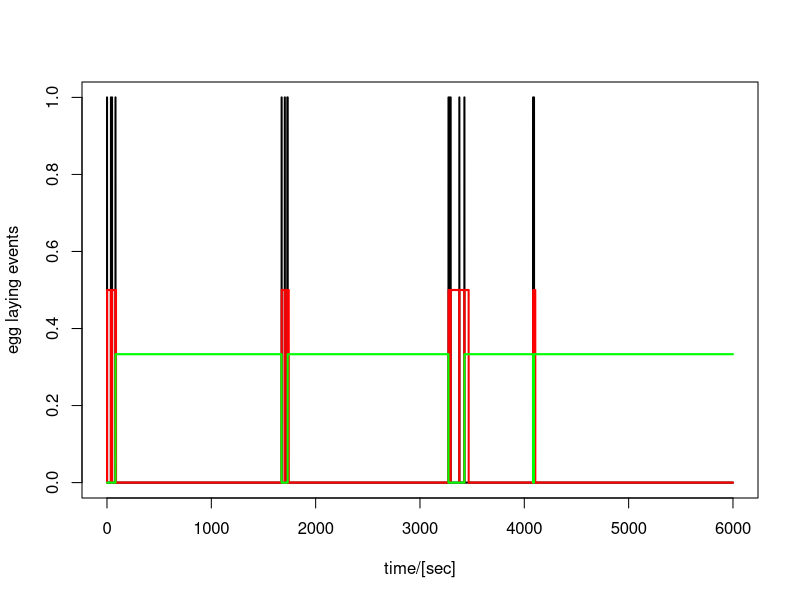
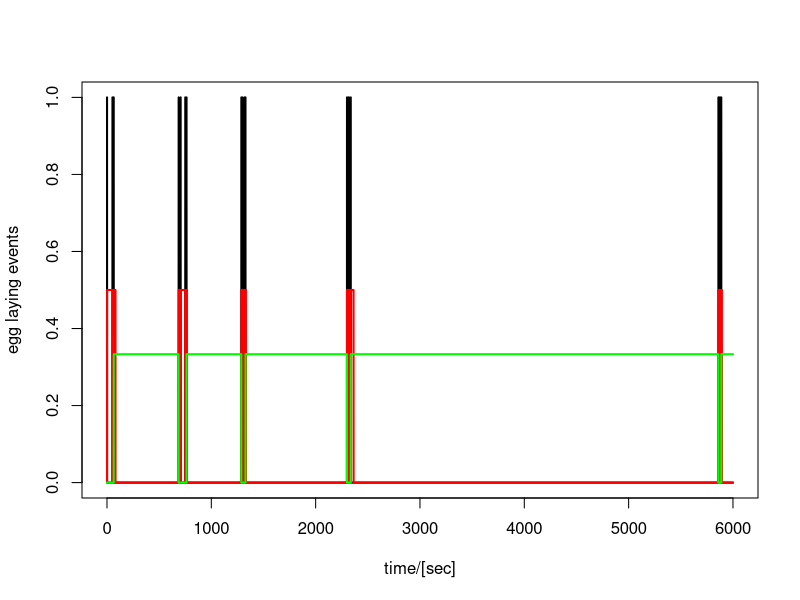
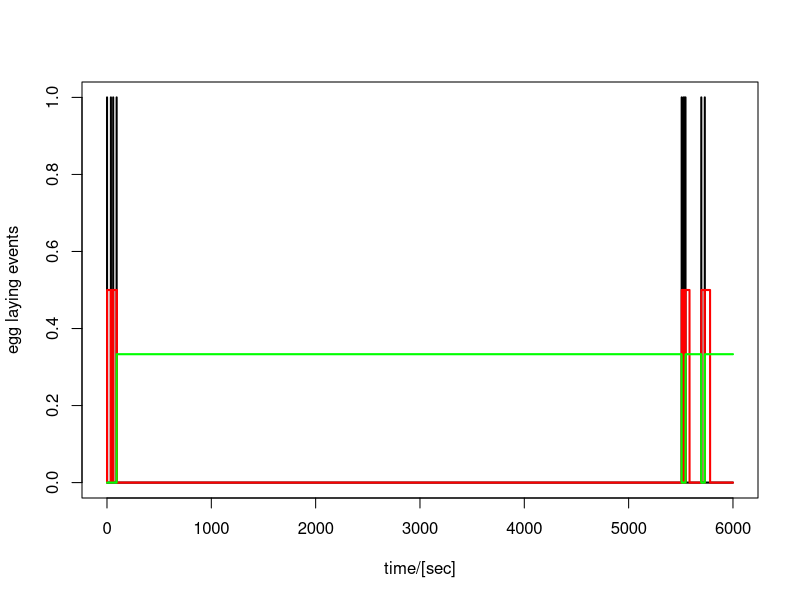
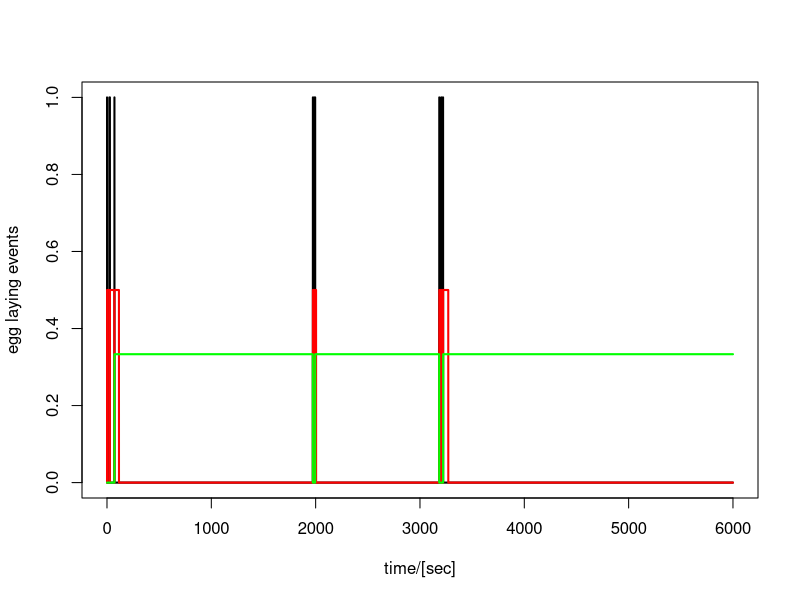
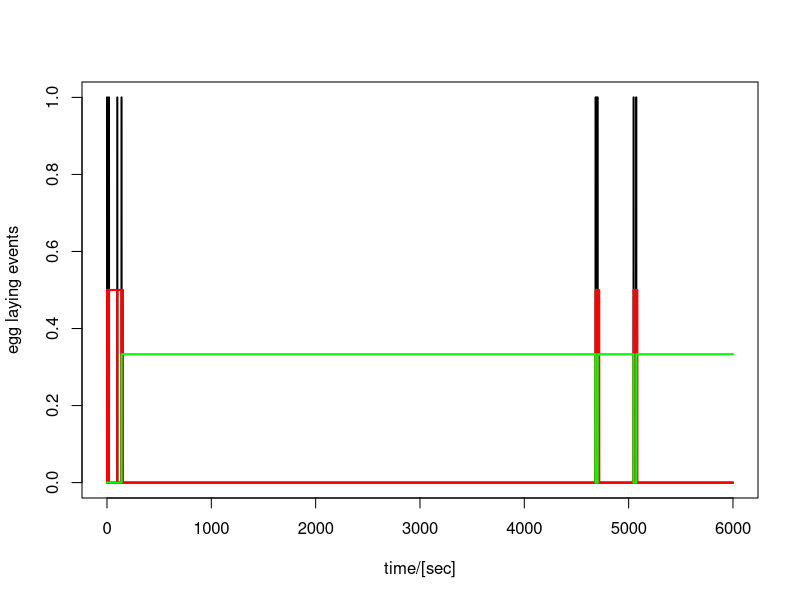
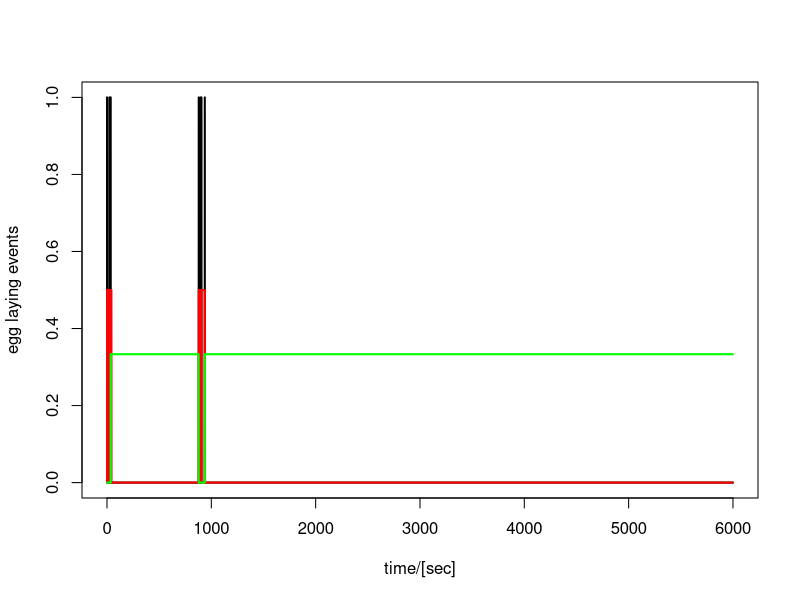
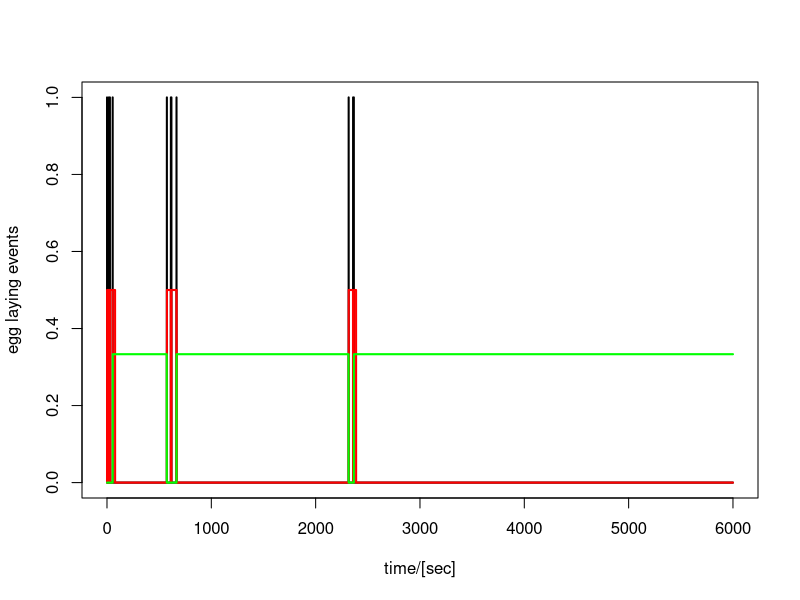
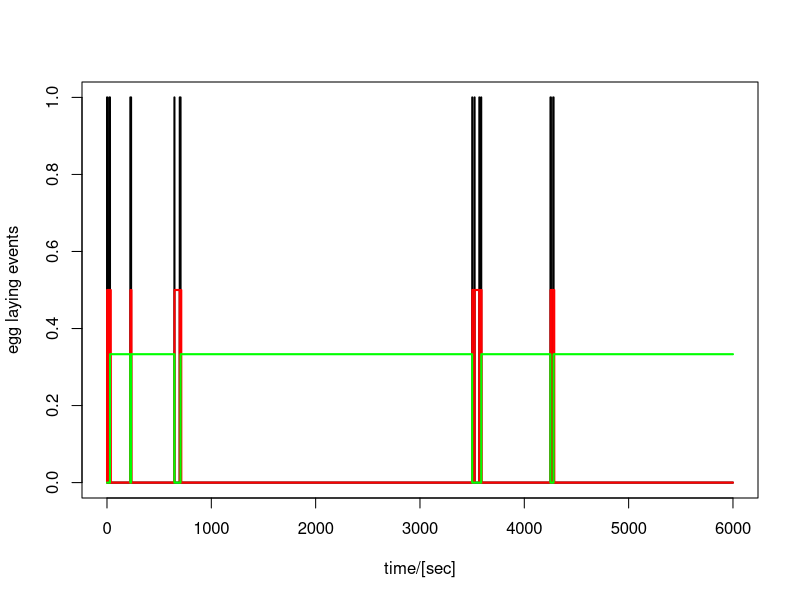

Source code (R) for these figures, in order:
#####################################################
#
# Simulation of the C.elegans egg-laying circuit
#
#####################################################
#
# Zhang Mi, William R. Schafer, R. Breitling
#
#####################################################


# Parameters 
timepoints = 12000
tau = 0.5						# size of simulation time step
N = 10; 						# replicates of stochastic simulation to be run

# Constants
Thalf=140  
p0=exp(-tau*log(2)/Thalf)			# half time of clearance is about 140 seconds.
lambda1 = 1/23*tau;
lambda2 = 1/1800*tau;
clusterN = 3                              # threshold indicating uv1 sensitivity to neurotransmitter and 
                                          # thus controlling the number of eggs per cluster

# Initial state transition probabilities
p1=1
p2=lambda1
p3=0
p4=lambda2
p5=0
p6=0
p7=1

eggnumber = CN = c();      			# output statistics: eggnumber = rate egg-laying events/second; CN, egg-laying events/cluster


for (k in 1:N) {

# Variable initialization
egg = eggn = 0
hsn = hsnn = 1
vc = vcn = 0
uv1 = uv1n = 0
count = 0
eggs = vcs = uv1s = counts = clusters = hsns = c()

for (t in 1:timepoints) {

	# update of probabilities and state transitions

 	if (egg==1) {p1=1} else {p1=0}

 	if (vc==0 && runif(1)<p1) {vcn = 1}      	               # vc switches from 0 to 1
 	if (vc==1 && runif(1)<p2) {vcn = 0}           	         # vc switches from 1 to 0
 
 	if (count>=clusterN) {p3=1} else {p3=0}

 	if (uv1==0 && runif(1)<p3) {uv1n = 1} 	        	   # uv1 change from 0 to 1
 	if (uv1==1 && runif(1)<p4) {uv1n = 0}                    # uv1 change from 1 to 0

 	if ((uv1+vc)==0) {p5=1} else {p5=0}

 	if (runif(1)<p5) {hsnn=1} else {hsnn=0}
 	if (hsnn==1) {p6=1} else {p6=0}                       

 	if (egg==0 && runif(1)<p6) {eggn=1}			         # egg-laying
 
 	if (egg==1 && runif(1)<p7) {eggn=0}

 	count <- p0*count + eggn

	# update state of the system
 	egg = eggn; vc = vcn; uv1 = uv1n; hsn = hsnn  

	# output state variables for new time point
 	eggs <- cbind(eggs,egg)
 	vcs <- cbind(vcs,vc)
 	uv1s <- cbind(uv1s,uv1) 
 	counts <- cbind(counts, count)
 	hsns<-cbind(hsns,hsn)
};

# plot results
plot(c(1:timepoints)*tau, eggs, type="l", col="black", lwd=2, xlab="time/[sec]", ylab="egg laying events")
lines(c(1:timepoints)*tau, vcs/2, col="red", lwd=2)
lines(c(1:timepoints)*tau, uv1s/3, col="green", lwd=2)

# calculate egg-laying statistics
eggnumber[k]=sum(eggs)/timepoints/tau;           # the egg-laying rate (per second)
b=(which(uv1s==0))
c=(which(uv1s[b+1]==0))
b=b[-c]
CN[k]=sum(eggs[b[1]:b[length(b)]])/(length(b)-1) # the average number of egg-laying events per cluster
}

